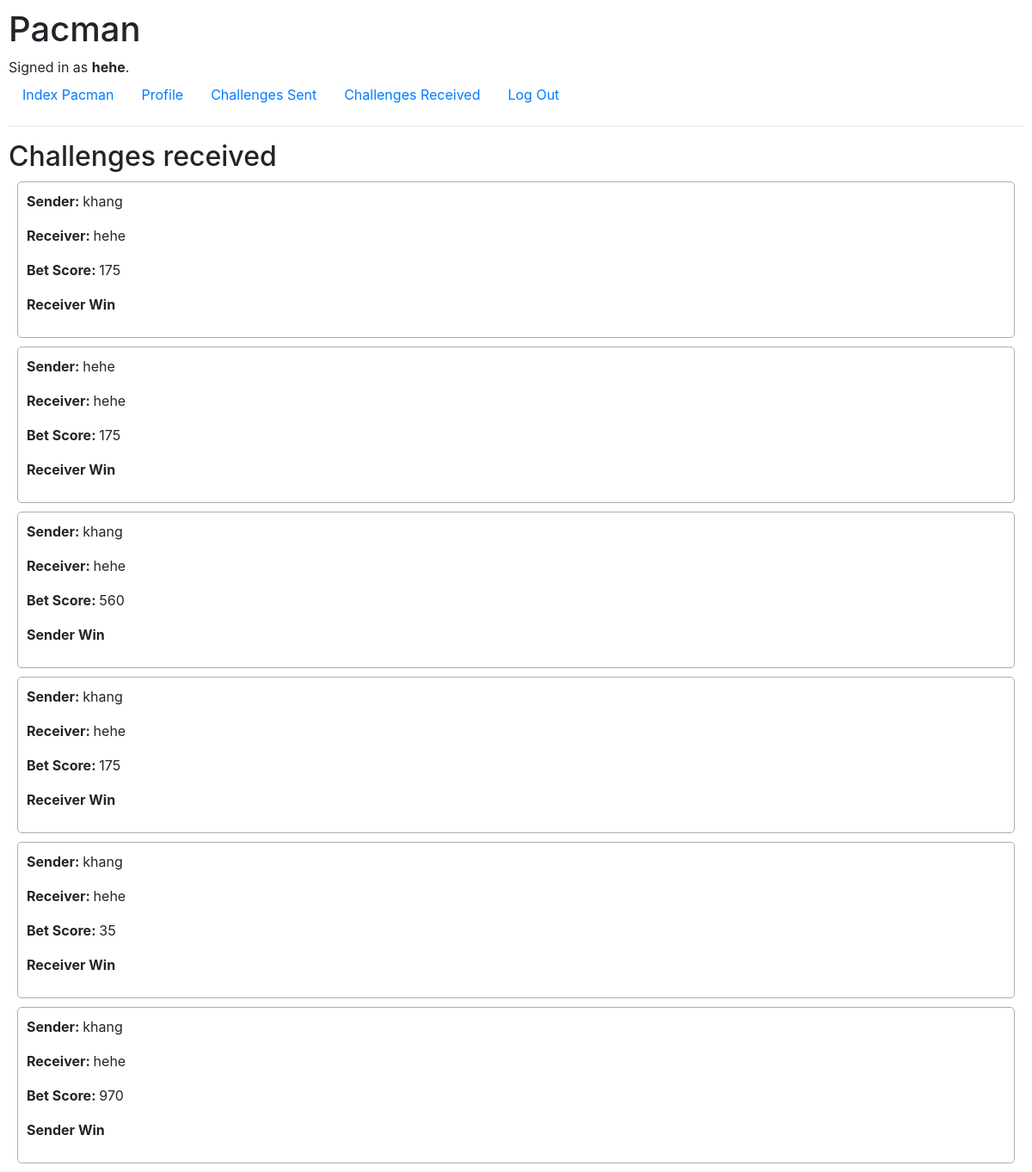
Screenshot of /challenges/received (signed in) with the database file from the repository.
### pacman/models.py (models this page shows)
class User(AbstractUser):
    score = models.IntegerField(default = 0)
    challenge_sent = models.IntegerField(default = 0)
    challenge_win = models.IntegerField(default = 0)

class Challenges(models.Model):
    sender = models.ForeignKey("User", on_delete = models.CASCADE, related_name = "challenge_sender")
    receiver = models.ForeignKey("User", on_delete = models.CASCADE, related_name = "challenge_receiver")
    timestamp = models.DateTimeField(auto_now_add = True)
    bet_score = models.IntegerField()
    sender_win = models.BooleanField()
    finalized = models.BooleanField()

### pacman/views.py (the view)
# urls.py: path("challenges/<str:mode>", views.get_challenge, name="getChallenge"),
@login_required
def get_challenge(request, mode):
    challenges = None
    if mode == "sent":
        challenges = Challenges.objects.filter(sender = request.user).order_by("-timestamp").all()
    elif mode == "received":
        challenges = Challenges.objects.filter(receiver = request.user).order_by("-timestamp").all()
    print(challenges)
    return render(request, "pacman/challenge.html", {
        "mode": mode,
        "challenges": challenges
    })

### pacman/templates/pacman/challenge.html (shortened to what this page needs)
{% extends "pacman/layout.html" %}
{% load static %}
{% block body %}
    <h2> Challenges {{mode}} </h2>
    {% for challenge in challenges %}
        <div class="challengeDiv">
            <p> <strong> Sender: </strong> {{challenge.sender.username}} </p>
            <p> <strong> Receiver: </strong> {{challenge.receiver.username}} </p>
            {% if not challenge.finalized %}
                {% if mode == "received" %}
                    <a href="/?accept=true&id={{challenge.id}}">
                        <button id="acceptButton" class="btn btn-primary">
                            Accept
                        </button>
                    </a>
                {% else %}
                    <p> <strong> Not attempted </strong></p>
                {% endif %}
            {% else %}
                <p> <strong> Bet Score: </strong> {{challenge.bet_score}} </p>
                {% if challenge.sender_win %}
                    <p> <strong> Sender Win </strong> </p>
                {% else %}
                    <p> <strong> Receiver Win </strong> </p>
                {% endif %}
            {% endif %}
        </div>
    {% endfor %}
{% endblock %}

### pacman/templates/pacman/layout.html (shortened to what this page needs)
{% load static %}
<!DOCTYPE html>
<html lang="en">
    <head>
        <link rel="stylesheet" href="https://stackpath.bootstrapcdn.com/bootstrap/4.4.1/css/bootstrap.min.css">
        <link href="{% static 'pacman/styles.css' %}" rel="stylesheet">
    </head>
    <body>
        <h1> Pacman </h1>
        <div>
            {% if user.is_authenticated %}
                Signed in as <strong>{{ user.username }}</strong>.
            {% else %}
                Not signed in.
            {% endif %}
        </div>
        <ul class="nav">
            <li class="nav-item">
                <a class="nav-link" href="{% url 'index' %}"> Index Pacman </a>
            </li>
            {% if user.is_authenticated %}
                <li class="nav-item">
                    <a class="nav-link" href="/profile"> Profile </a>
                </li>
                <li class="nav-item">
                    <a class="nav-link" href="/challenges/sent"> Challenges Sent </a>
                </li>
                <li class="nav-item">
                    <a class="nav-link" href="/challenges/received"> Challenges Received </a>
                </li>
                <li class="nav-item">
                    <a class="nav-link" href="{% url 'logout' %}">Log Out</a>
                </li>
            {% endif %}
        </ul>
        <hr>
        {% block body %}
        {% endblock %}
    </body>
</html>

### pacman/static/pacman/styles.css (style rules this page uses)
body { margin: 10px; }
.challengeDiv { margin: 10px; padding: 10px; border: solid 1px rgb(176, 171, 171); border-radius: 5px; }

### rows the page displays
User: username "hehe"
Challenges: sender.username "khang", receiver.username "hehe", bet_score "175", sender_win "Receiver Win"
Challenges: sender.username "hehe", receiver.username "hehe", bet_score "175", sender_win "Receiver Win"
Challenges: sender.username "khang", receiver.username "hehe", bet_score "560", sender_win "Sender Win"
Challenges: sender.username "khang", receiver.username "hehe", bet_score "175", sender_win "Receiver Win"
Challenges: sender.username "khang", receiver.username "hehe", bet_score "35", sender_win "Receiver Win"
Challenges: sender.username "khang", receiver.username "hehe", bet_score "970", sender_win "Sender Win"

### other values shown
{{ mode }} "received"
